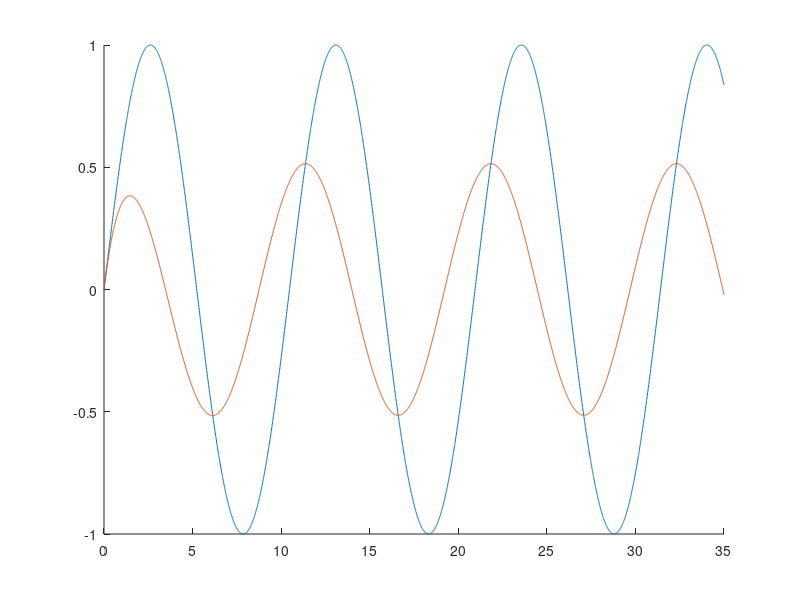

Source code (MATLAB):
close all; 
clear all; 
clc;

%% PRACTICA 5 (2° parte del curso)
% Retardo de grupo y retardo de fase de una señal que pasa por un sistema
% de comunicación.

ts = 1/100;
Fs = 1/ts;

t = 0:ts:35;
N = 100000;
w = 2.*pi.*((-N/2) : ((N/2) -1)).*(Fs/N);

vi_t = sin(0.6 .* t);
vo_t = 1/34 .* (15.* cos(0.6.*t) + 9.*sin(0.6.*t) - 15.* exp(-t));

close 1
figure(1)
hold on
plot(t, vi_t)
plot(t, vo_t)